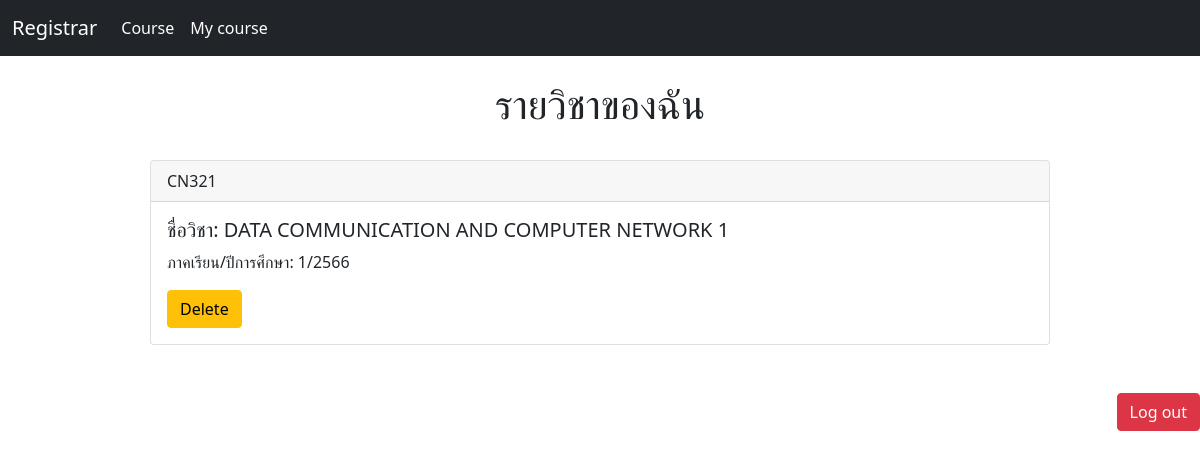
The app's page /listquota/ (signed in) with its own data.
### Register/models.py (models this page shows, shortened)
class Subject(models.Model):
    course = models.CharField(max_length=128)
    id_course = models.CharField(max_length=128)
    Semester = models.CharField(max_length=64)
    Year = models.IntegerField()
    quota = models.IntegerField(default=50)
    max_quota = models.PositiveIntegerField(default=50)
    is_open = models.BooleanField(default=True)
    students = models.ManyToManyField(Student, blank=True, related_name="Subject")

### Register/views.py (the view)
# urls.py: path('listquota/', views.quotalist, name='quotalist'),
def quotalist(request):
    all_courses = Subject.objects.all()
    user = request.user
    student = Student.objects.get(user = user)
    enrolled_courses = Subject.objects.filter(students = student)
    return render(request, './Register/listquota.html', {
        "enrolled_courses": enrolled_courses,
        'user': user,
    })

### Register/Templates/Register/listquota.html (shortened to what this page needs)
{% extends "Register/base.html" %}
{% block body %}
<br>
    <div class="center">
        <h1>รายวิชาของฉัน</h1>
    </div>
<br>
    <div class="row g-0">
        {%for i in enrolled_courses%}
        <div class="container">
            <div class="card w-75 mx-auto">
                <div class="card-header">
                    {{i.id_course}}
                </div>
                <div class="card-body">
                  <h5 class="card-title">ชื่อวิชา: {{i.course}} </h5>
                  <p class="card-text">ภาคเรียน/ปีการศึกษา: {{i.Semester}}/{{i.Year}}</p>
                    <form method = "post" action = "{% url 'delete' i.id %}">
                            <div class="col-6 col-md-4">
                                <button type="submit" class="btn btn-warning">Delete</button>
                            </div>
                    </form>
                 </div>
            </div>
            <br>
        </div>
        {% endfor %}
    </div>
{% endblock %}

### Register/Templates/Register/base.html (style rules this page uses)
.center { text-align: center; }
body { background-image: url("https://w0.peakpx.com/wallpaper/339/896/HD-wallpaper-library-concepts-stack-of-books-education-background-books-background-with-books-books-on-the-table.jpg"); background-size: cover; background-position: center; background-repeat: no-repeat; background-attachment: fixed; }

### records on screen
Subject: id_course "CN321", course "DATA COMMUNICATION AND COMPUTER NETWORK 1", Semester "1", Year "2566"
